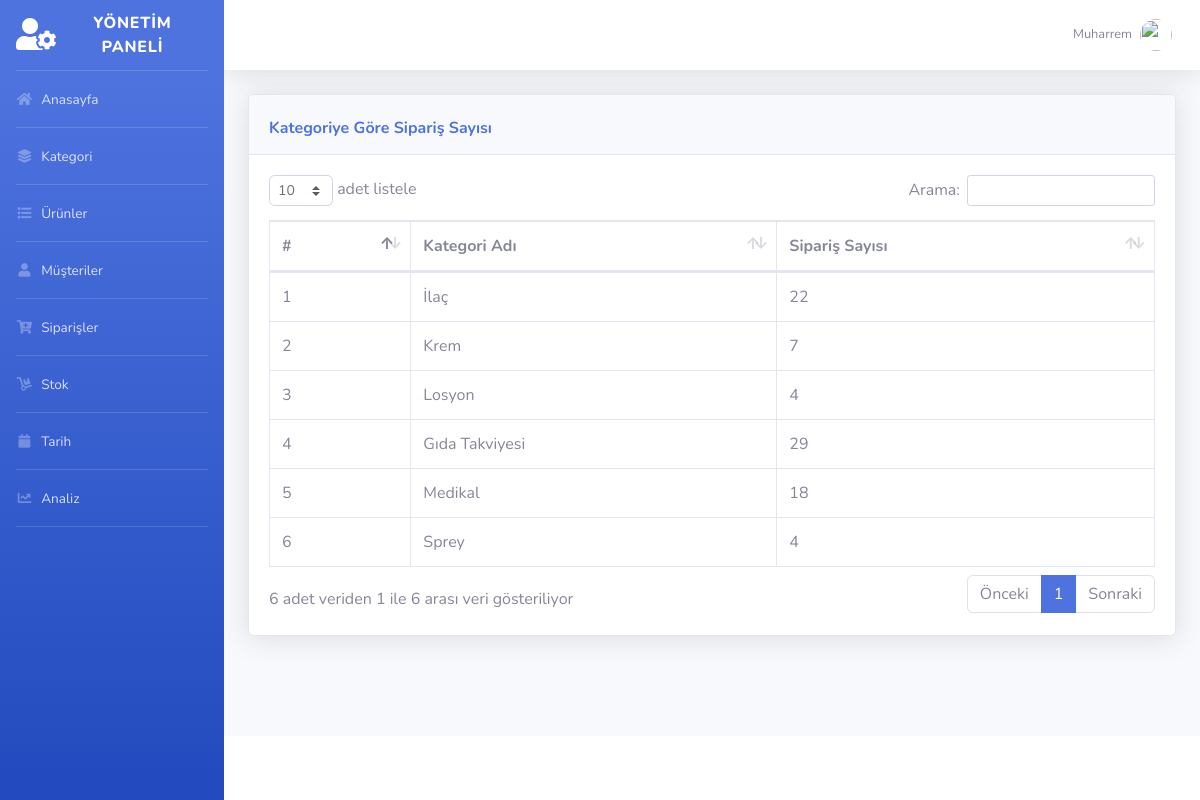
/admin/cokkategori.php (signed in), run on the app's committed database.
### tables this page shows
CREATE TABLE IF NOT EXISTS `kategori` (
  `kategori_id` int(7) NOT NULL AUTO_INCREMENT,
  `kategori_ad` varchar(255) NOT NULL,
  PRIMARY KEY (`kategori_id`)
);

### admin/cokkategori.php (the view)
 <?php include 'header.php'; ?>
<div class="card shadow mb-4">
              <div class="card-header py-3">
                <h6 class="m-0 font-weight-bold text-primary float-left mt-2">Kategoriye Göre Sipariş Sayısı</h6>
            </div>
            <div class="card-body">
              <div class="table-responsive">
                <table class="table table-bordered" id="dataTable" width="100%" cellspacing="0">
                  <thead>
                    <tr>
                      <th>#</th>
					  <th>Kategori Adı</th>
                      <th>Sipariş Sayısı</th>
                    </tr>
                  </thead>
                  <tbody>
                    <tr>
                      <?php $sorgu = mysqli_query($conn, "SELECT kategori.kategori_id ,kategori.kategori_ad, COUNT(kategori.kategori_ad) as adet
FROM musteri,siparis,urunler,kategori
WHERE musteri.musteri_id = siparis.musteri_id AND siparis.urun_id = urunler.urun_id AND urunler.kategori_id = kategori.kategori_id
GROUP BY kategori.kategori_id"); while($oku = mysqli_fetch_array($sorgu)){ ?>
                      <td><?php echo $oku['kategori_id']; ?></td>
                      <td><?php echo $oku['kategori_ad']; ?></td>
                      <td><?php echo $oku['adet']; ?></td>
                    </tr>
                  <?php } ?>
                  </tbody>
                </table>
              </div>
            </div>
          </div>
<?php include 'footer.php'; ?>

### admin/header.php (shortened to what this page needs)
<!DOCTYPE html>
<html>
<head>
  <link href="vendor/fontawesome-free/css/all.min.css" rel="stylesheet" type="text/css">
  <link href="css/sb-admin-2.min.css" rel="stylesheet">
  <link href="vendor/datatables/dataTables.bootstrap4.min.css" rel="stylesheet">
  <link rel="stylesheet" type="text/css" href="../js/lightbox/dist/css/lightbox.css">
      <link rel="stylesheet" href="sweetalert/sweetalert2.min.css">
</head>
<body id="page-top">
  <div id="wrapper">
    <ul class="navbar-nav bg-gradient-primary  sidebar sidebar-dark accordion" id="accordionSidebar">
      <a class="sidebar-brand d-flex align-items-center justify-content-center" href="panel.php">
        <div class="sidebar-brand-icon ">
          <i class="fas fa-user-cog"></i>
        </div>
        <div class="sidebar-brand-text mx-3">YÖNETİM PANELİ</div>
      </a>
      <hr class="sidebar-divider my-0">
      <li class="nav-item ">
        <a class="nav-link" href="panel.php">
          <i class="fas fa-fw fa-home"></i>
          <span>Anasayfa</span></a>
      </li>
	  <hr class="sidebar-divider my-0">
      <li class="nav-item ">
        <a class="nav-link" href="dersler.php">
          <i class="fas fa-fw fa-layer-group"></i>
          <span>Kategori</span></a>
      </li>
	  <hr class="sidebar-divider my-0">
      <li class="nav-item ">
        <a class="nav-link" href="konular.php">
          <i class="fas fa-fw fa-list"></i>
          <span>Ürünler</span></a>
      </li>
	    <hr class="sidebar-divider my-0">
      <li class="nav-item ">
        <a class="nav-link" href="soru-ekle.php">
          <i class="fas fa-fw fa-user"></i>
          <span>Müşteriler</span></a>
      </li>
	  <hr class="sidebar-divider my-0">
      <li class="nav-item ">
        <a class="nav-link" href="gelensiparis.php">
          <i class="fas fa-fw fa-cart-plus"></i>
          <span>Siparişler</span></a>
      </li>
	  <hr class="sidebar-divider my-0">
      <li class="nav-item ">
        <a class="nav-link" href="urunstok.php">
          <i class="fas fa-fw fa-dolly"></i>
          <span>Stok</span></a>
      </li>
	  <hr class="sidebar-divider my-0">
      <li class="nav-item ">
        <a class="nav-link" href="uruntarih.php">
          <i class="fas fa-fw fa-calendar"></i>
          <span>Tarih</span></a>
      </li>
	  <hr class="sidebar-divider my-0">
      <li class="nav-item ">
        <a class="nav-link" href="soru-listele.php">
          <i class="fas fa-fw fa-chart-line"></i>
          <span>Analiz</span></a>
      </li>
      <hr class="sidebar-divider d-none d-md-block">
    </ul>
    <div id="content-wrapper" class="d-flex flex-column">
      <div id="content">
        <nav class="navbar navbar-expand navbar-light bg-white topbar mb-4 static-top shadow">
          <ul class="navbar-nav ml-auto">
            <li class="nav-item dropdown no-arrow">
              <a class="nav-link dropdown-toggle" href="#" id="userDropdown" role="button" data-toggle="dropdown" aria-haspopup="true" aria-expanded="false">
                <span class="mr-2 d-none d-lg-inline text-gray-600 small"><?php echo $_SESSION["user"]; ?></span>
                <img class="img-profile rounded-circle" src="yonetici">
              </a>
            </li>
          </ul>
        </nav>
        <div class="container-fluid">

### admin/footer.php (shortened to what this page needs)
 </div>
      </div>
      <footer class="sticky-footer bg-white">
      </footer>
    </div>
  </div>
</body>
</html>

### data on the page
kategori: kategori_id "1", kategori_ad "İlaç", adet "22"
kategori: kategori_id "2", kategori_ad "Krem", adet "7"
kategori: kategori_id "3", kategori_ad "Losyon", adet "4"
kategori: kategori_id "4", kategori_ad "Gıda Takviyesi", adet "29"
kategori: kategori_id "5", kategori_ad "Medikal", adet "18"
kategori: kategori_id "6", kategori_ad "Sprey", adet "4"

### other printed values
$_SESSION["user"] "Muharrem"
